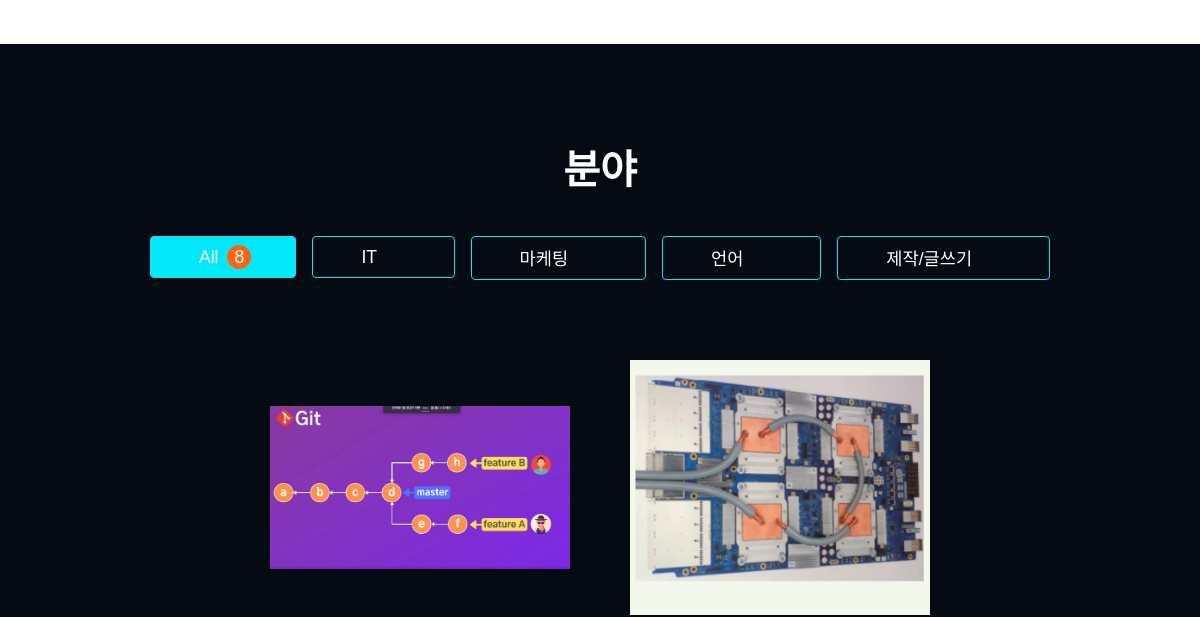
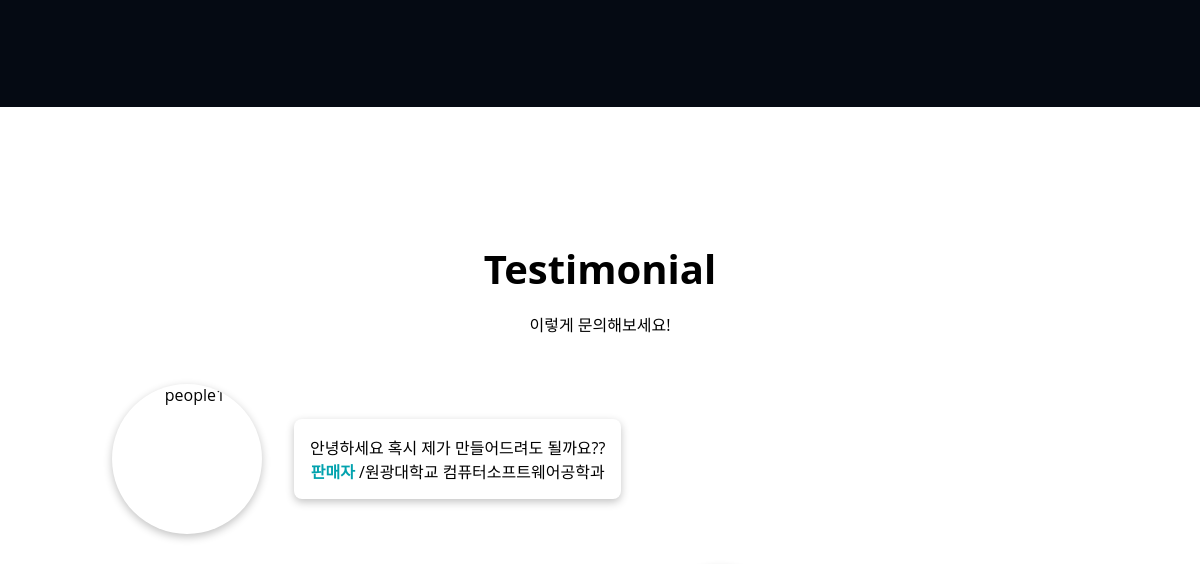
The app's page / (middle part), older data (2 pictures, top to bottom).
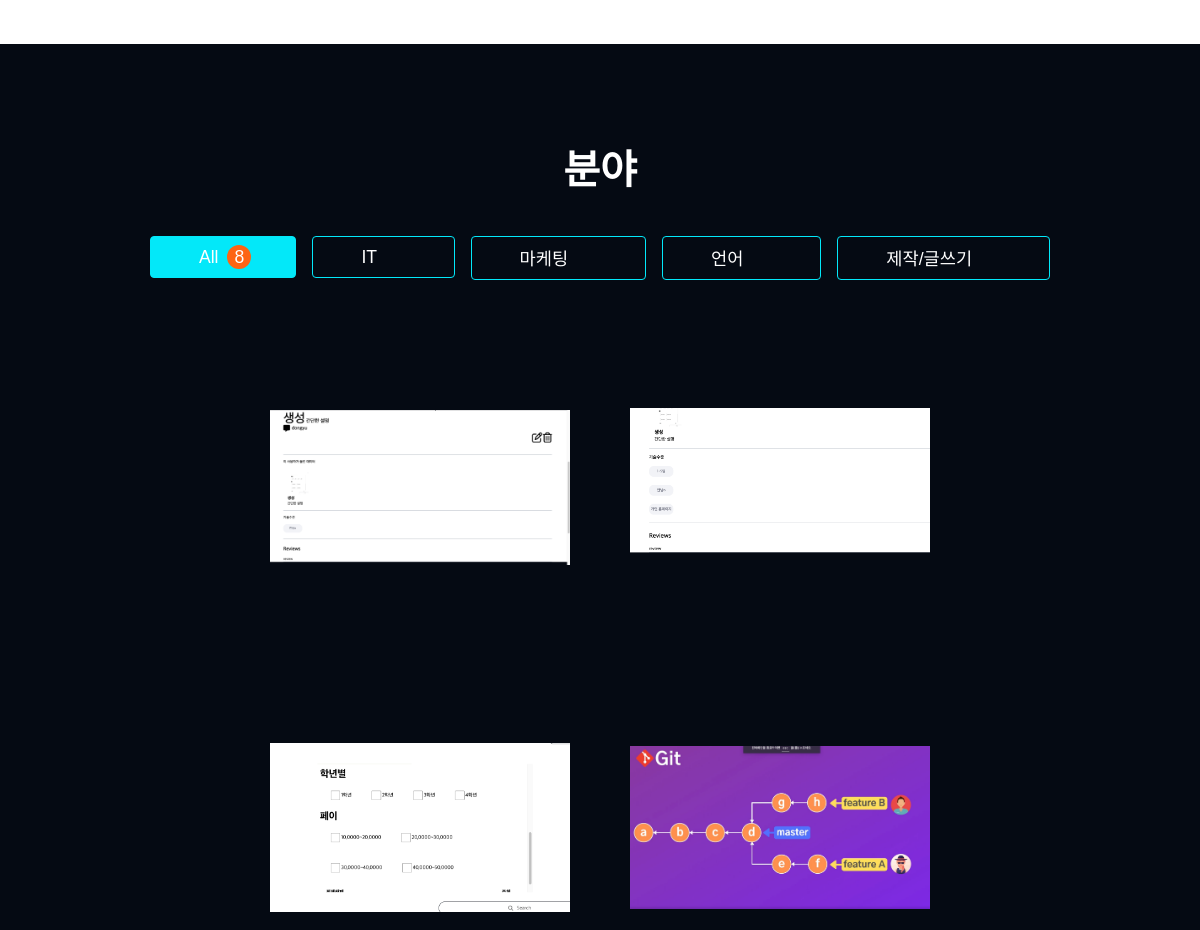
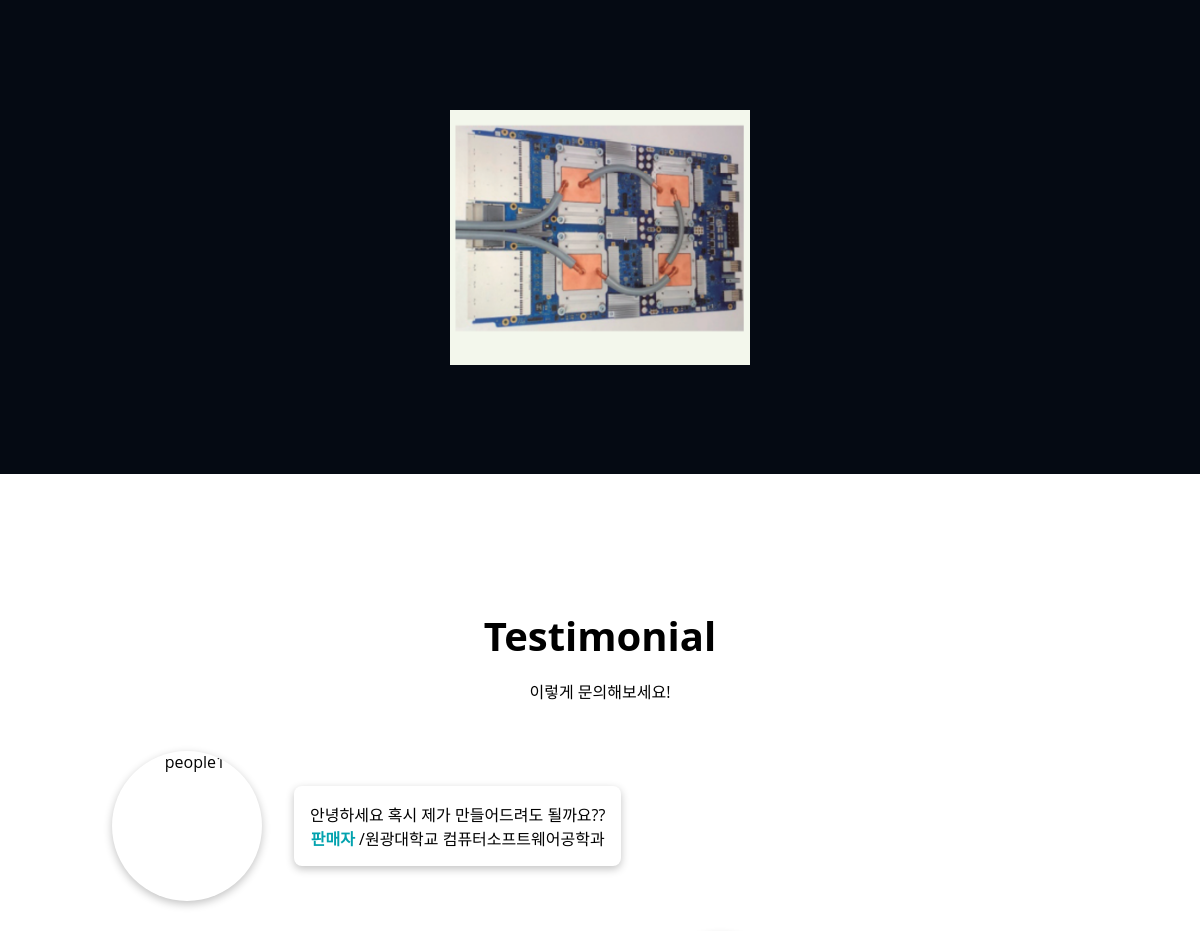
The same page, newer data (2 pictures, top to bottom).
### products/models.py (models this page shows, shortened)
class Product(core_models.Common):
    SEMI_A = "it"
    SEMI_B = "마케팅"
    SEMI_C = "언어"
    SEMI_D = "제작/글쓰기"
    SEMI_CHOICES = (
        (SEMI_A, "it"),
        (SEMI_B, "마케팅"),
        (SEMI_C, "언어"),
        (SEMI_D, "제작/글쓰기"),
    )
    registrant = models.ForeignKey(
        "users.User",
        on_delete=models.CASCADE,
        null=True
    )
    filter = models.CharField(
        choices=SEMI_CHOICES, default='', max_length=10, blank=False, null=True)
    title = models.CharField(max_length=50, null=True,)
    content = models.TextField(
        null=True,
    )
    profile = models.ImageField(blank=True)
    image = models.ManyToManyField(
        "photos.Photo",
        blank=True,
    )
    price = models.PositiveBigIntegerField(
        null=True,
    )
    categories = models.ForeignKey(   # 카테고리
        "product_categories.ProductCategory",
        null=True,
        blank=True,
        on_delete=models.SET_NULL,
    )
    department = models.ManyToManyField(
        "Department", related_name="department", blank=True)
    species = models.ManyToManyField(
        "Species", related_name="species", blank=True)
    grade = models.ManyToManyField("Grade", blank=True)
    repair = models.ManyToManyField("Repair", blank=True)
    team_number = models.ManyToManyField(
        "TeamNumber", related_name="team", blank=True)
    meet = models.BooleanField(default=True, blank=True)
    category = models.ManyToManyField(
        "Category", related_name="categoy", blank=True)
    framework = models.CharField("FrameWork", max_length=50, blank=True)
    @property
    def get_photo_url(self):
        if self.profile:
            return self.profile.url
        else:
            return "/static/images/user.jpg"
    class Meta:
        ordering = ["-created_at"]

### products/views.py (the view)
# urls.py: path("", views.HomeView.as_view(), name="home"),
class HomeView(ListView):
    model = models.Product
    paginate_by = 10
    paginate_orphans = 5
    context_object_name = "rooms"

### templates/products/product_list.html (shortened to what this page needs)
<!DOCTYPE html>
<html lang="en">
  <head>
  </head>
  <body>
    {% extends "base.html" %} {% block content%} {% load static %}
    <main>
      <section id="about" class="section max-container">
      </section>
      <section id="work" class="section">
        <div class="max-container">
          <h2 class="title">분야</h2>
          <ul class="categories">
            <li>
              <button class="category category--selected" data-category="all">
                All <span class="category__count">8</span>
              </button>
            </li>
            <li>
              <button class="category" data-category="it">
                IT <span class="category__count">3</span>
              </button>
            </li>
            <li>
              <button class="category" data-category="마케팅">
                마케팅 <span class="category__count">3</span>
              </button>
            </li>
            <li>
              <button class="category" data-category="언어">
                언어 <span class="category__count">2</span>
              </button>
            </li>
            <li>
              <button class="category" data-category="제작/글쓰기">
                제작/글쓰기 <span class="category__count">2</span>
              </button>
            </li>
          </ul>
          <div>
            <ul class="projects">
              {% for abc in rooms %}
              <li class="project" data-type="{{abc.filter}}">
                <a href="#" target="_blank">
                  <img src="{{abc.get_photo_url}}" class="project__img" />
                </a>
              </li>
              {% endfor %}
            </ul>
          </div>
        </div>
      </section>
      <section id="testimonial" class="section max-container">
        <h2 class="title">Testimonial</h2>
        <p class="description">이렇게 문의해보세요!</p>
        <ul class="testimonials">
          <li class="testimonial">
            <img
              src="images/testimonials/people1.webp"
              alt="people1"
              class="testimonial__img"
            />
            <div class="testimonial__bubble">
              <p>안녕하세요 혹시 제가 만들어드려도 될까요??</p>
              <p>
                <a href="#" class="testimonial__bubble__name">판매자</a>
                /원광대학교 컴퓨터소프트웨어공학과
              </p>
            </div>
          </li>
        </ul>
      </section>
    </main>
    {% endblock content %}

Row changes from the older to the newer data that the page shows:
added Product: get_photo_url (picture)
added Product: get_photo_url (picture)
added Product: get_photo_url (picture)
